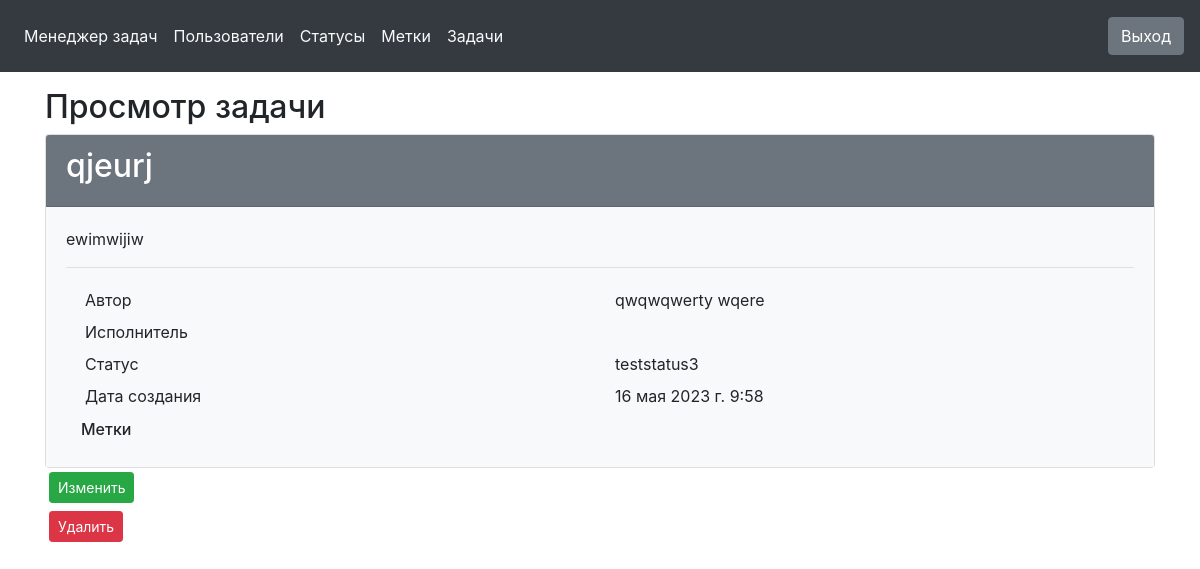
The app's page /tasks/15/ (signed in) with its own data.
### task_manager/tasks/models.py (models this page shows, shortened)
class Tasks(models.Model):
    name = models.CharField(_('name'), max_length=255, unique=True)
    status = models.ForeignKey(
        Statuses,
        on_delete=models.PROTECT,
        null=False,
        verbose_name=_('status')
    )
    description = models.TextField(_('description'), blank=True, null=True)
    author = models.ForeignKey(
        User,
        on_delete=models.PROTECT,
        null=False,
        related_name='author_tasks',
        verbose_name=_('author')
    )
    executor = models.ForeignKey(
        User,
        on_delete=models.PROTECT,
        null=True,
        related_name='executor_tasks',
        verbose_name=_('executor')
    )
    labels = models.ManyToManyField(
        Labels,
        blank=True,
        verbose_name=_('Labels')
    )
    created_at = models.DateTimeField(_('Created at'), auto_now_add=True)
    class Meta:
        verbose_name = _('Tasks')
        verbose_name_plural = _('Tasks')
        ordering = ['-created_at']

### task_manager/statuses/models.py (models this page shows)
class Statuses(models.Model):
    name = models.CharField(_('name'), max_length=255, unique=True)
    created_at = models.DateTimeField(_('created at'), auto_now_add=True)
    def __str__(self) -> str:
        return self.name
    class Meta:
        verbose_name = _('Statuses')
        verbose_name_plural = _('Statuses')
        ordering = ['-created_at']

### task_manager/tasks/views.py (the view)
# urls.py: path('<int:pk>/', TaskView.as_view(), name='task_view'),
class TaskView(BaseLoginRequiredMixin, DetailView):
    model = Tasks
    template_name = 'tasks/task_view.html'

### task_manager/core/mixins.py (called while the page is built)
    @method_decorator(login_required_message)
    def dispatch(self, request, *args, **kwargs):
        return super().dispatch(request, *args, **kwargs)

### task_manager/templates/tasks/task_view.html (shortened to what this page needs)
{% extends 'base.html' %}
{% load i18n %}
{% block content %}
<main>
    <div class="container">
        <div class="justify-content-center align-items-center">
            <h2 class="mt-3">{% trans "Task view" %}</h2>
            <div class="card">
                <div class="card-header bg-secondary text-white">
                    <h2>{{ object.name }}</h2>
                </div>
                <div class="card-body bg-light">
                    {% if object.description %}
                        <p>{{ object.description }}</p>
                    {% endif %}
                    <hr>
                    <div class="container">
                        <div class="row p-1">
                        <div class="col">{% trans "author" %}</div>
                        <div class="col">{{ object.author.get_full_name }}</div>
                        </div>
                        <div class="row p-1">
                        <div class="col">{% trans "executor" %}</div>
                        <div class="col">{{ object.executor.get_full_name }}</div>
                        </div>
                        <div class="row p-1">
                        <div class="col">{% trans "status" %}</div>
                        <div class="col">{{ object.status }}</div>
                        </div>
                        <div class="row p-1">
                        <div class="col">{% trans "Created at" %}</div>
                        <div class="col">{{ object.created_at }}</div>
                        </div>
                        <div class="row p-1"></div>
                                <h6>{% trans 'Labels'%}</h6>
                        </div>
                        </div>
                     </div>
                        <div class="row p-1">
                            <div class="col">
                                <a href="{% url 'update_task' object.pk %}" class="btn btn-success btn-sm">{% trans "Update" %}</a>
                                <a href="{% url 'delete_task' object.pk %}" class="btn btn-danger btn-sm">{% trans "Delete" %}</a>
                            </div>
                        </div>
                    </div>
                </div>
</main>
{% endblock %}

### records on screen
Tasks: name "qjeurj", description "ewimwijiw", author.get_full_name "qwqwqwerty wqere", status "teststatus3", created_at "16 мая 2023 г. 9:58"
